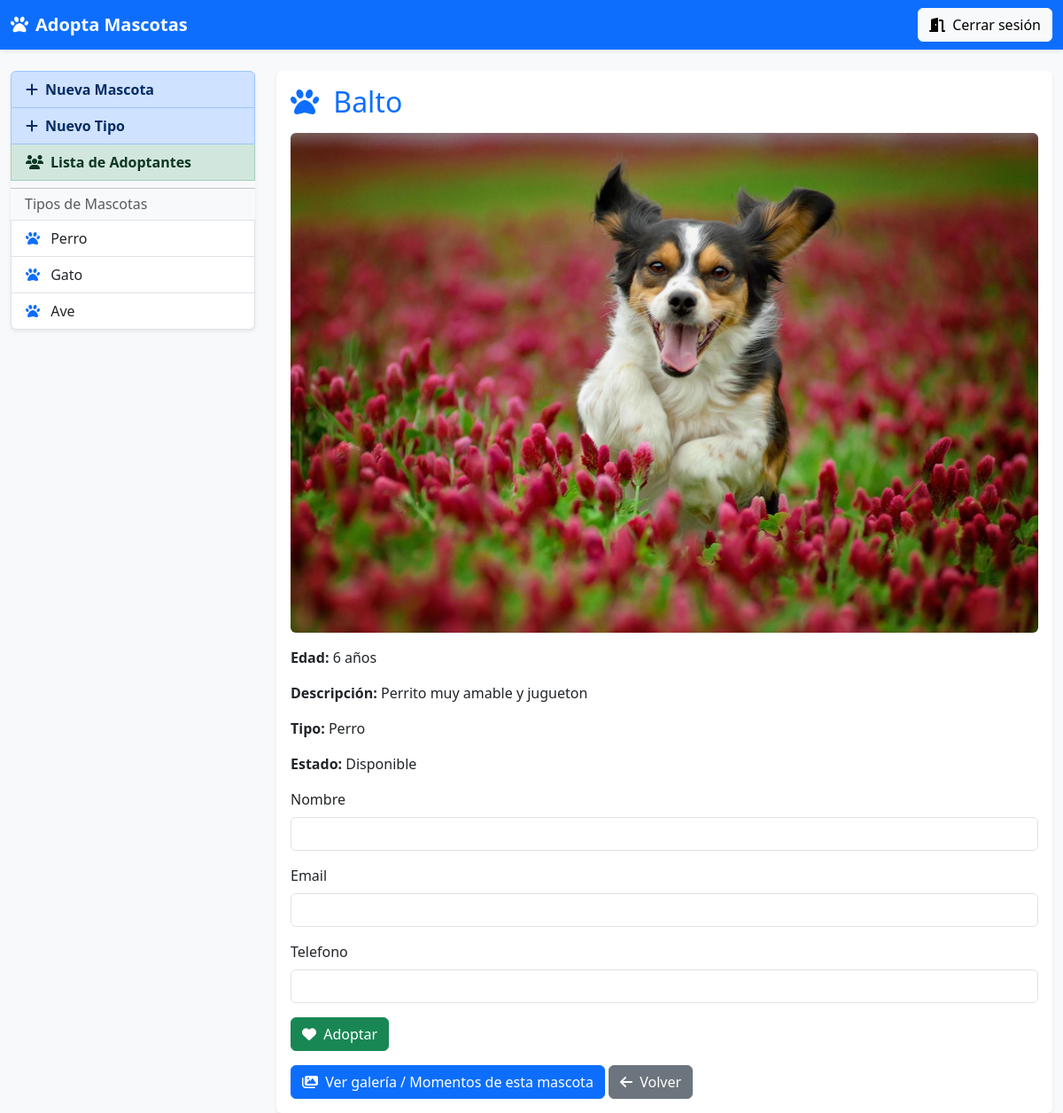
The app's page /detalleMascota/2 (signed in), older data.
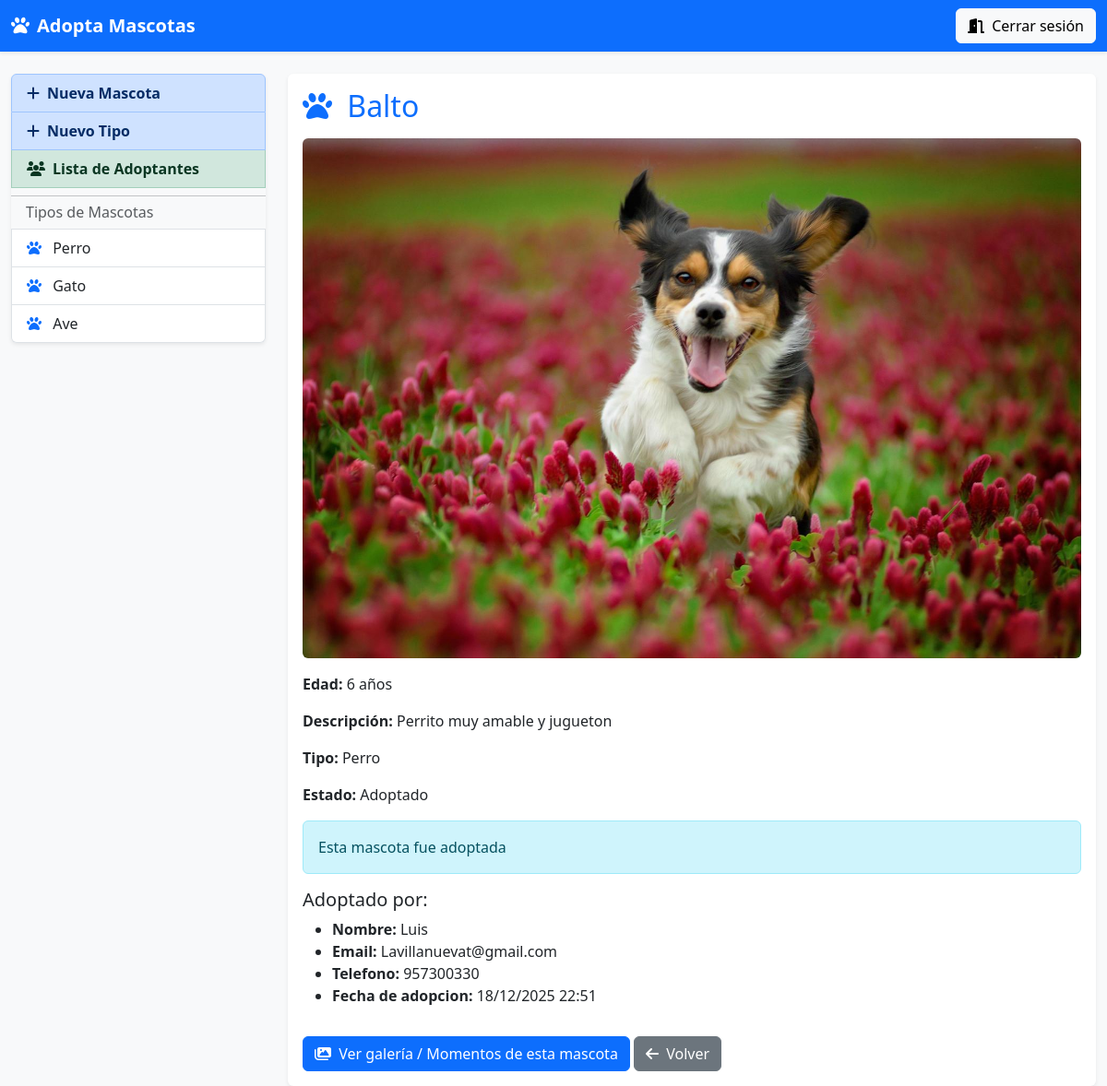
The same page, newer data.
### app1/models.py (models this page shows, shortened)
class Mascota(models.Model):
    nombre = models.CharField(max_length=128,null=True,blank=True)
    edad = models.IntegerField()
    descripcion = models.TextField(max_length=512,null=True,blank=True)
    foto = models.ImageField(upload_to='mascotas/')
    tipo = models.ForeignKey(TipoMascota, on_delete=models.CASCADE)
    estado = models.CharField(max_length=20,null=True,blank=True)

class TipoMascota(models.Model):
    nombre = models.CharField(max_length=64,null=True,blank=True)
    descripcion = models.TextField(max_length=256,null=True,blank=True)

class Adopcion(models.Model):
    mascota = models.OneToOneField(Mascota, on_delete=models.CASCADE)
    persona = models.ForeignKey(Persona, on_delete=models.CASCADE)
    fecha_adopcion = models.CharField(max_length=20,null=True,blank=True)

class Persona(models.Model):
    nombre = models.CharField(max_length=128,null=True,blank=True)
    email = models.CharField(max_length=128,null=True,blank=True)
    telefono = models.CharField(max_length=20,null=True,blank=True)

### app1/views.py (the view, shortened to what this page needs)
# urls.py: path('detalleMascota/<int:idMascota>',views.detalleMascota,name='detalleMascota'),
@login_required(login_url='/')
def detalleMascota(request,idMascota):
    mascota = Mascota.objects.get(id=idMascota)
    tipos = TipoMascota.objects.all()
    adopcion = None
    if mascota.estado == 'Adoptado':
        try:
            adopcion = Adopcion.objects.get(mascota=mascota)
        except Adopcion.DoesNotExist:
            adopcion = None
    return render(request,'detalleMascota.html',{
        "tipos":tipos,
        "adopcion": adopcion,
        "mascota":mascota,
    })

### app1/templates/detalleMascota.html (shortened to what this page needs)
{% extends "layout.html" %}
{% block content %}
  <div class="card shadow-sm border-0">
    <div class="card-body">
      <h2 class="mb-3 text-primary">
        <i class="fa-solid fa-paw me-2"></i> {{ mascota.nombre }}
      </h2>
      {% if mascota.foto %}
        <img src="{{ mascota.foto.url }}" class="img-fluid rounded mb-3" alt="{{ mascota.nombre }}">
      {% else %}
        <img src="https://via.placeholder.com/400x300?text=Sin+Foto" class="img-fluid rounded mb-3">
      {% endif %}
      <p><strong>Edad:</strong> {{ mascota.edad }} años</p>
      <p><strong>Descripción:</strong> {{ mascota.descripcion }}</p>
      <p><strong>Tipo:</strong> {{ mascota.tipo.nombre }}</p>
      <p><strong>Estado:</strong> {{ mascota.estado }}</p>
      {% if mascota.estado == 'Disponible' %}
        <form method="post">
          <div class="mb-3">
            <label for="nombre" class="form-label">Nombre</label>
            <input type="text" class="form-control" id="nombre" name="nombre" required>
          </div>
          <div class="mb-3">
            <label for="email" class="form-label">Email</label>
            <input type="text" class="form-control" id="email" name="email" required>
          </div>
          <div class="mb-3">
            <label for="telefono" class="form-label">Telefono</label>
            <input type="text" class="form-control" id="telefono" name="telefono" required>
          </div>
          <button type="submit" class="btn btn-success">
            <i class="fa-solid fa-heart me-1"></i> Adoptar
          </button>
        </form>
      {% else %}
        <div class="alert alert-info">
          Esta mascota fue adoptada
        </div>
        {% if adopcion %}
          <h5 class="mt-3">Adoptado por:</h5>
          <ul>
            <li><strong>Nombre:</strong> {{ adopcion.persona.nombre }}</li>
            <li><strong>Email:</strong> {{ adopcion.persona.email }}</li>
            <li><strong>Telefono:</strong> {{ adopcion.persona.telefono }}</li>
            <li><strong>Fecha de adopcion:</strong> {{ adopcion.fecha_adopcion }}</li>
          </ul>
        {% endif %}
      {% endif %}
      <a href="{% url 'app1:posts_mascota' mascota.id %}" class="btn btn-primary mt-3">
        <i class="fa-solid fa-images me-1"></i> Ver galería / Momentos de esta mascota
      </a>
      <a href="{% url 'app1:home' %}" class="btn btn-secondary mt-3">
        <i class="fa-solid fa-arrow-left me-1"></i> Volver
      </a>
    </div>
  </div>
{% endblock %}

Row changes from the older to the newer data that the page shows:
changed Mascota "Balto": estado "Disponible" → "Adoptado"
added Adopcion: persona.nombre "Luis", persona.email "Lavillanuevat@gmail.com", persona.telefono "957300330", fecha_adopcion "18/12/2025 22:51"
Text that changed along with them:
text no longer shown: "Nombre Email Telefono Adoptar"
text now shown: "Esta mascota fue adoptada Adoptado por: Nombre: Email: Telefono: Fecha de adopcion:"
